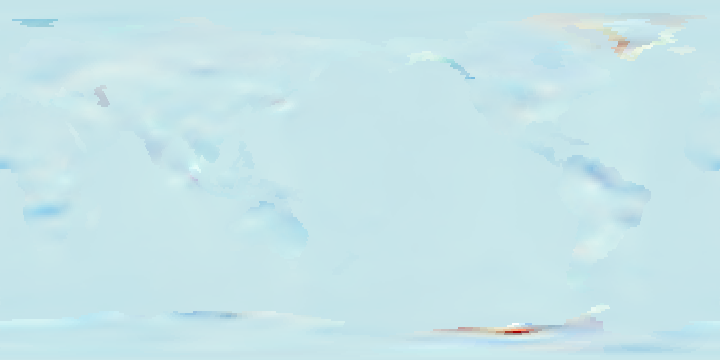
#> input picture GRACEEarth/data/GRACEfit_1.png, 720 x 360 px, found by its file name
$ jupyter execute --allow-errors convertGRACE.ipynb   (shell and % lines are left out)
#> lines starting #> are read from the running program, lines starting #| are printed output that depends on the picture
# GRACE satellite data

Using the GSFC solution

Data from here (using the hdf5 file, but note that there is a PDF with instructions included in the ascii .zip file): https://neptune.gsfc.nasa.gov/gngphys/index.php?section=413

Visualization tool here : http://ccar.colorado.edu/grace/gsfc.html

[cell 1]
import h5py
import matplotlib.pyplot as plt
from mpl_toolkits.axes_grid1 import make_axes_locatable
import numpy as np
from scipy.interpolate import Rbf, griddata
from scipy.optimize import leastsq, curve_fit
from scipy.stats import chi2
from scipy.ndimage.filters import gaussian_filter
import cartopy.crs as ccrs
from PIL import Image
from matplotlib import animation
from IPython.display import HTML

#%matplotlib notebook

[cell 2]
mascons = dict()
#> (the rest of this cell did not finish here and is left out)

## Check if I can reproduce the Greenland figure in GSFC_mascons_HDF5_format_v02.4.pdf

#> (a cell that did not finish here is left out)

#> (a cell that did not finish here is left out)

### A full map in Cylindrical Equidistant projection, also known as Equirectangular projection or Plate Carrée

trying to use cartopy http://geologyandpython.com/maps.html

[cell 5]
import cartopy.crs as ccrs

#these are defaults that I want to keep for both this t=0 texture and the fit textures
Ngrid = 2.**8.
print(Ngrid)
method = "nearest"
#> (the rest of this cell did not finish here and is left out)

[cell 6]
ti = 0 #take the initial time
#> (the rest of this cell did not finish here and is left out)

## image with coastlines

#> (a cell that did not finish here is left out)

### Try to fit a polynomial and sin curve to each pixel in the image as a function of time

[cell 8]
def calcChi2(y, ye, m):
    return np.sum((y - m)**2. / ye**2.)

# cmap = plt.get_cmap('viridis')
# f,ax = plt.subplots(3,1, figsize=(10,5))
# ax[0].set_ylim(-10,10)
# ax[1].set_ylim(-3,3)
# ax[2].set_ylim(-3,3)

#> (the rest of this cell did not finish here and is left out)

## Check the range of the parameters

#> (a cell that did not finish here is left out)

## Images for the polynomial fit and sin fit

(normalization is in the 2nd image)

#> (a cell that did not finish here is left out)

## check the fit

[cell 11]
def getImFit(iname):
#> called with iname = 'GRACEfit_1.png'
    pixels = np.asarray(Image.open(iname))
#> pixels is the input picture: shape (360, 720, 4); mean R, G, B, A 82.7, 176.4, 190.6, 83
    (ix, iy, foo) = pixels.shape
#> ix = 360; iy = 720; foo = 4
    print(ix,iy)
#| 360 720

    Irgrid = np.zeros((ix,iy))
    Iggrid = np.zeros((ix,iy))
    Ibgrid = np.zeros((ix,iy))
    for i in range(ix):
        for j in range(iy):
            Irgrid[i,j] = pixels[i,j,0]/255.
            Iggrid[i,j] = pixels[i,j,1]/255.
            Ibgrid[i,j] = pixels[i,j,2]/255.
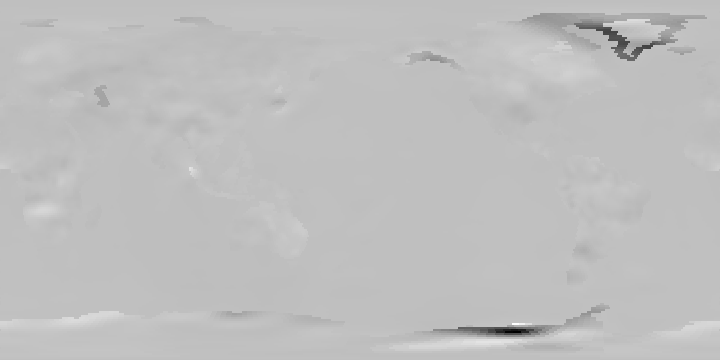
#> Ibgrid: shape (360, 720) float64; min 0, max 1, mean 0.748
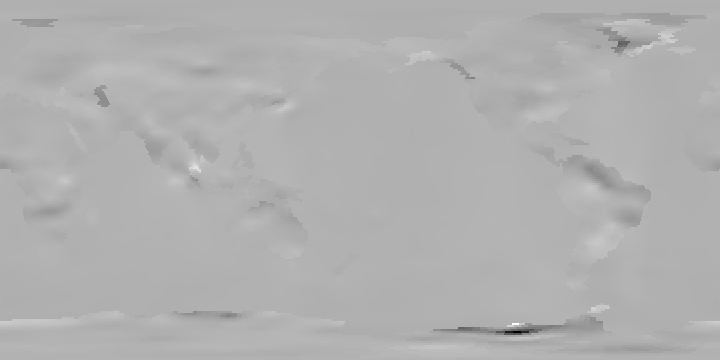
#> Iggrid: shape (360, 720) float64; min 0, max 1, mean 0.692
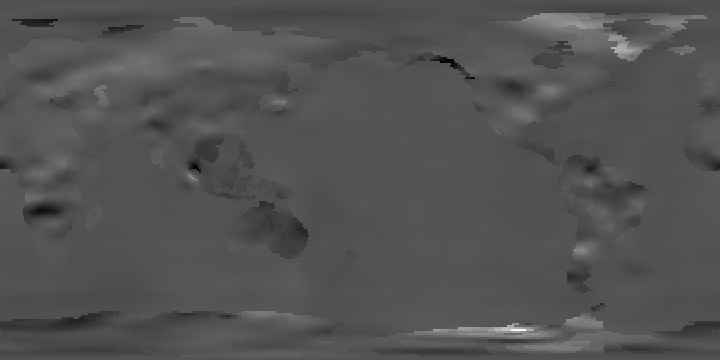
#> Irgrid: shape (360, 720) float64; min 0, max 0.996, mean 0.324

    return Irgrid, Iggrid, Ibgrid, pixels

Irgrid, Iggrid, Ibgrid, im = getImFit('GRACEfit_1.png')
Ir2grid, Ig2grid, Ib2grid, im2 = getImFit('GRACEfit_2.png')
#> call 2 of getImFit, with iname = 'GRACEfit_2.png'
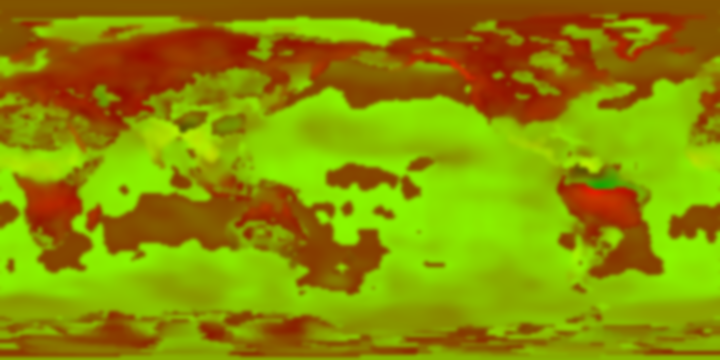
#> input picture GRACEEarth/data/GRACEfit_2.png, 720 x 360 px, found by its file name
#> in getImFit, pixels is the input picture: shape (360, 720, 4); mean R, G, B, A 138.3, 143.8, 0, 255
#| 360 720
#> after the loop in getImFit (call 2), `for i in range(ix):`: Ibgrid: shape (360, 720) float64; every value is 0
#> after the loop in getImFit (call 2), `for i in range(ix):`:
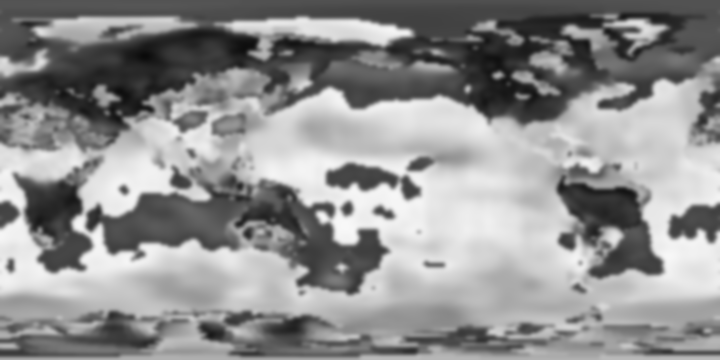
#> Iggrid: shape (360, 720) float64; min 0.0392, max 0.973, mean 0.564
#> after the loop in getImFit (call 2), `for i in range(ix):`:
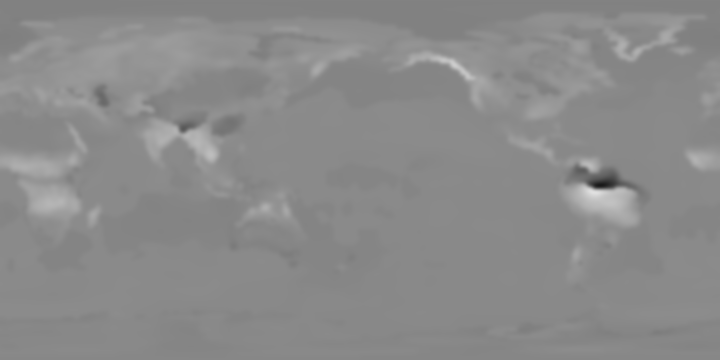
#> Irgrid: shape (360, 720) float64; min 0.0941, max 0.882, mean 0.543

print(im.shape, im2.shape)
#| (360, 720, 4) (360, 720, 4)
#> (the rest of this cell did not finish here and is left out)
